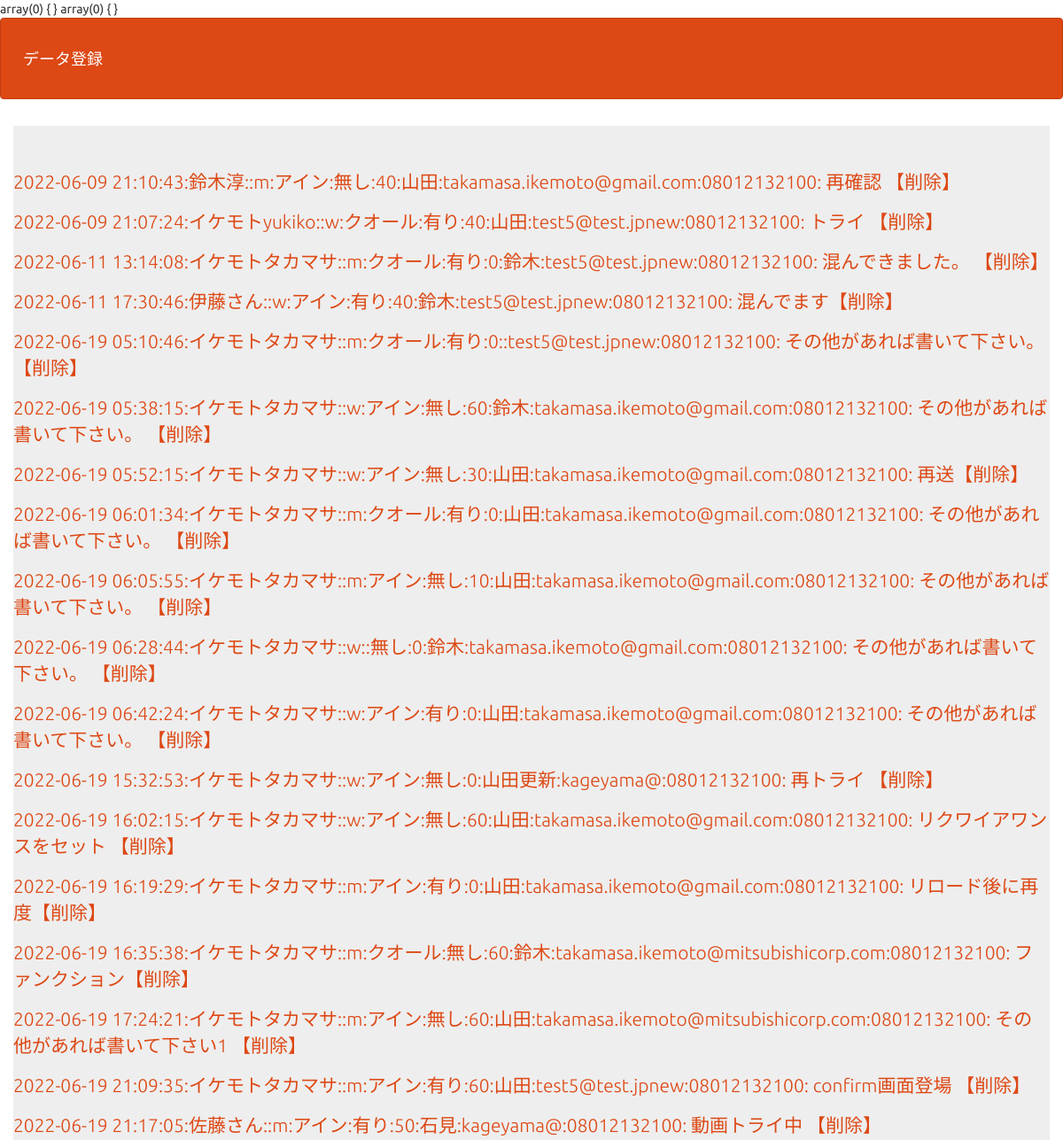
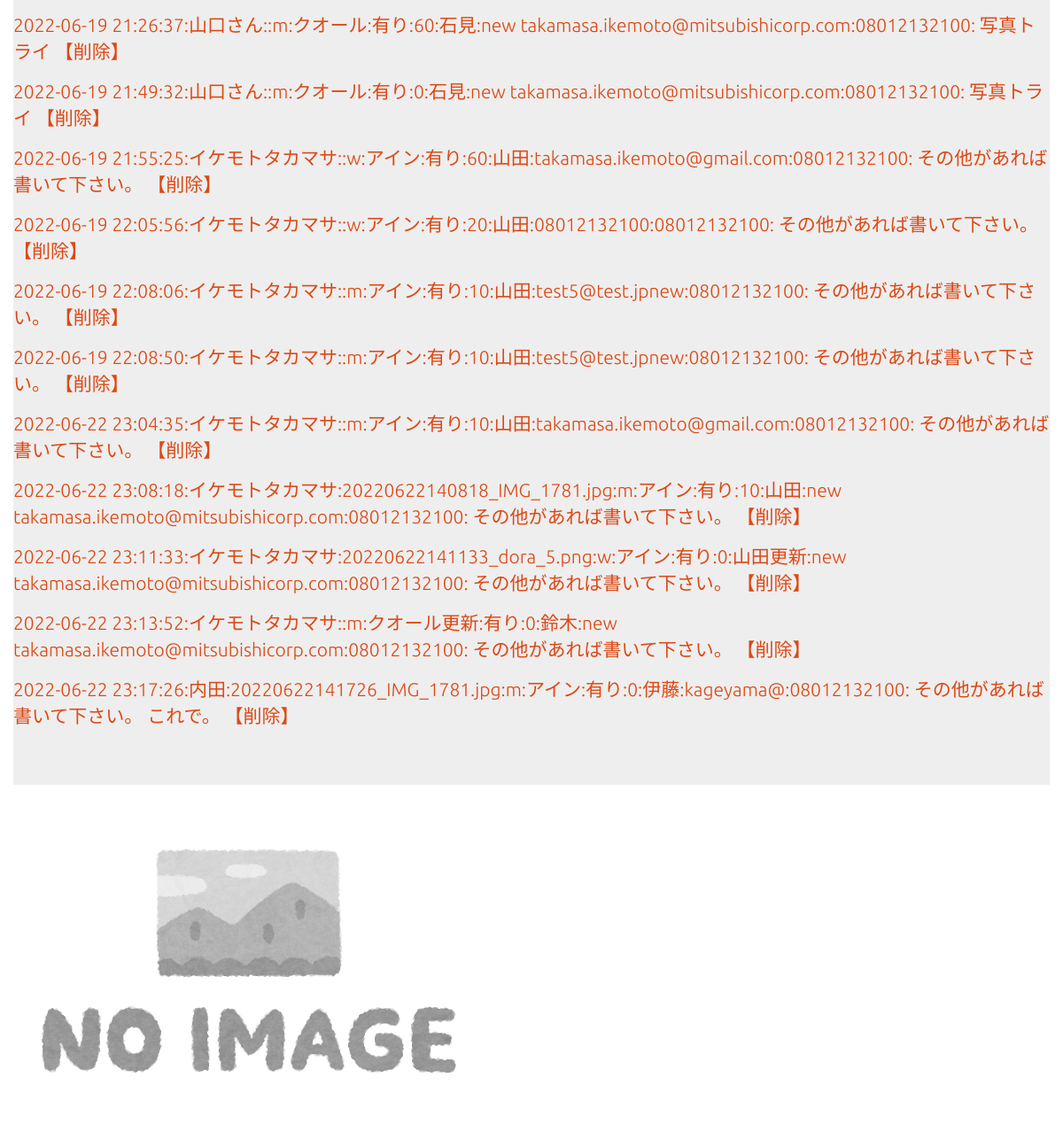
Screenshot of /select.php (signed in) with the database file from the repository (2 pictures, top to bottom).
### tables this page shows
CREATE TABLE `gs_phrmcy0607` (
  `id` int(64) NOT NULL,
  `patient_name` varchar(64) NOT NULL,
  `img` varchar(256) DEFAULT NULL,
  `seibetsu` varchar(12) NOT NULL,
  `store_name` varchar(64) NOT NULL,
  `stock` varchar(64) NOT NULL,
  `waiting_time` varchar(64) NOT NULL,
  `pic` varchar(64) NOT NULL,
  `email` varchar(128) NOT NULL,
  `tele` varchar(64) NOT NULL,
  `memo` text NOT NULL,
  `date` datetime NOT NULL
);

### select.php (the view, shortened to what this page needs)
<?php
  var_dump($_POST);
var_dump($_FILES);
function h($str){
    return htmlspecialchars($str,ENT_QUOTES);
}
try {
  $pdo = new PDO('mysql:dbname=gs_db;charset=utf8;host=localhost','root','root');
} catch (PDOException $e) {
  exit('DBConnectError'.$e->getMessage());
}
$stmt = $pdo->prepare('SELECT * FROM gs_phrmcy0607');
$status = $stmt->execute();
$view="";
$result="";
if ($status==false) {
  $error = $stmt->errorInfo();
  exit("ErrorQuery:".$error[2]);
}else{
  while( $result = $stmt->fetch(PDO::FETCH_ASSOC)){
    $view .= '<p>';
    $view .='<a href="detail.php?id=  '         .$result['id'].         '   ">';
    $view .= h($result['date'])
    . ':'  . h($result['patient_name'])
    . ':'  . h($result['img'])
    . ':'  . h($result['seibetsu'])
    . ':'  . h($result['store_name'])
    . ':'  . h($result['stock'])
    . ':'  . h($result['waiting_time'])
    . ':'  . h($result['pic'])
    . ':'  . h($result['email'])
    . ':'  . h($result['tele'])
    . ':'  . h($result['memo']) ;
    $view .='</a>';
    $view .='<a href="delete.php?id='         .$result['id'].         '">';
    $view .= '【削除】';
    $view .='</a>';
    $view .= '</p>';
  }
}
if ($status == false) {
  sql_error($stmt);
} else {
  $result = $stmt->fetchAll(PDO::FETCH_ASSOC);
}
?>
<!DOCTYPE html>
<html lang="ja">
<head>
<link rel="stylesheet" href="css/range.css">
<link href="css/bootstrap.min.css" rel="stylesheet">
</head>
<body id="main">
<header>
  <nav class="navbar navbar-default">
    <div class="container-fluid">
      <div class="navbar-header">
      <a class="navbar-brand" href="index.php">データ登録</a>
      </div>
    </div>
  </nav>
</header>
<div>
    <div class="container jumbotron">
      <?= $view ?>
    </div>
    <?php if ($result['img']): ?>
    <img src="/images/<?=$result['img']?>" alt="" class="bd-placeholder-img card-img-top" >
    <?php else: ?>
    <img src="images/default_image/no_image_logo.png" alt="" class="bd-placeholder-img card-img-top" >
    <?php endif ?>
</div>
</body>
</html>

### select.php (style rules this page uses)
div { padding: 10px;font-size:16px; }

### rows the page displays
gs_phrmcy0607: value "2022-06-09 21:10:43:鈴木淳::m:アイン:無し:40:山田:takamasa.ikemoto@gmail.com:08012132100: 再確認 【削除】"
gs_phrmcy0607: value "2022-06-09 21:07:24:イケモトyukiko::w:クオール:有り:40:山田:test5@test.jpnew:08012132100: トライ 【削除】"
gs_phrmcy0607: value "2022-06-11 13:14:08:イケモトタカマサ::m:クオール:有り:0:鈴木:test5@test.jpnew:08012132100: 混んできました。 【削除】"
gs_phrmcy0607: value "2022-06-11 17:30:46:伊藤さん::w:アイン:有り:40:鈴木:test5@test.jpnew:08012132100: 混んでます 【削除】"
gs_phrmcy0607: value "2022-06-19 05:10:46:イケモトタカマサ::m:クオール:有り:0::test5@test.jpnew:08012132100: その他があれば書いて下さい。 【削除】"
gs_phrmcy0607: value "2022-06-19 05:38:15:イケモトタカマサ::w:アイン:無し:60:鈴木:takamasa.ikemoto@gmail.com:08012132100: その他があれば書いて下さい。 【削除】"
gs_phrmcy0607: value "2022-06-19 05:52:15:イケモトタカマサ::w:アイン:無し:30:山田:takamasa.ikemoto@gmail.com:08012132100: 再送 【削除】"
gs_phrmcy0607: value "2022-06-19 06:01:34:イケモトタカマサ::m:クオール:有り:0:山田:takamasa.ikemoto@gmail.com:08012132100: その他があれば書いて下さい。 【削除】"
gs_phrmcy0607: value "2022-06-19 06:05:55:イケモトタカマサ::m:アイン:無し:10:山田:takamasa.ikemoto@gmail.com:08012132100: その他があれば書いて下さい。 【削除】"
gs_phrmcy0607: value "2022-06-19 06:28:44:イケモトタカマサ::w::無し:0:鈴木:takamasa.ikemoto@gmail.com:08012132100: その他があれば書いて下さい。 【削除】"
gs_phrmcy0607: value "2022-06-19 06:42:24:イケモトタカマサ::w:アイン:有り:0:山田:takamasa.ikemoto@gmail.com:08012132100: その他があれば書いて下さい。 【削除】"
gs_phrmcy0607: value "2022-06-19 15:32:53:イケモトタカマサ::w:アイン:無し:0:山田更新:kageyama@:08012132100: 再トライ 【削除】"
gs_phrmcy0607: value "2022-06-19 16:02:15:イケモトタカマサ::w:アイン:無し:60:山田:takamasa.ikemoto@gmail.com:08012132100: リクワイアワンスをセット 【削除】"
gs_phrmcy0607: value "2022-06-19 16:19:29:イケモトタカマサ::m:アイン:有り:0:山田:takamasa.ikemoto@gmail.com:08012132100: リロード後に再度 【削除】"
gs_phrmcy0607: value "2022-06-19 16:35:38:イケモトタカマサ::m:クオール:無し:60:鈴木:takamasa.ikemoto@mitsubishicorp.com:08012132100: ファンクション 【削除】"
gs_phrmcy0607: value "2022-06-19 17:24:21:イケモトタカマサ::m:アイン:無し:60:山田:takamasa.ikemoto@mitsubishicorp.com:08012132100: その他があれば書いて下さい1 【削除】"
gs_phrmcy0607: value "2022-06-19 21:09:35:イケモトタカマサ::m:アイン:有り:60:山田:test5@test.jpnew:08012132100: confirm画面登場 【削除】"
gs_phrmcy0607: value "2022-06-19 21:17:05:佐藤さん::m:アイン:有り:50:石見:kageyama@:08012132100: 動画トライ中 【削除】"
gs_phrmcy0607: value "2022-06-19 21:26:37:山口さん::m:クオール:有り:60:石見:new takamasa.ikemoto@mitsubishicorp.com:08012132100: 写真トライ 【削除】"
gs_phrmcy0607: value "2022-06-19 21:49:32:山口さん::m:クオール:有り:0:石見:new takamasa.ikemoto@mitsubishicorp.com:08012132100: 写真トライ 【削除】"
gs_phrmcy0607: value "2022-06-19 21:55:25:イケモトタカマサ::w:アイン:有り:60:山田:takamasa.ikemoto@gmail.com:08012132100: その他があれば書いて下さい。 【削除】"
gs_phrmcy0607: value "2022-06-19 22:05:56:イケモトタカマサ::w:アイン:有り:20:山田:08012132100:08012132100: その他があれば書いて下さい。 【削除】"
gs_phrmcy0607: value "2022-06-19 22:08:06:イケモトタカマサ::m:アイン:有り:10:山田:test5@test.jpnew:08012132100: その他があれば書いて下さい。 【削除】"
gs_phrmcy0607: value "2022-06-19 22:08:50:イケモトタカマサ::m:アイン:有り:10:山田:test5@test.jpnew:08012132100: その他があれば書いて下さい。 【削除】"
gs_phrmcy0607: value "2022-06-22 23:04:35:イケモトタカマサ::m:アイン:有り:10:山田:takamasa.ikemoto@gmail.com:08012132100: その他があれば書いて下さい。 【削除】"
gs_phrmcy0607: value "2022-06-22 23:08:18:イケモトタカマサ:20220622140818_IMG_1781.jpg:m:アイン:有り:10:山田:new takamasa.ikemoto@mitsubishicorp.com:08012132100: その他があれば書いて下さい。 【削除】"
gs_phrmcy0607: value "2022-06-22 23:11:33:イケモトタカマサ:20220622141133_dora_5.png:w:アイン:有り:0:山田更新:new takamasa.ikemoto@mitsubishicorp.com:08012132100: その他があれば書いて下さい。 【削除】"
gs_phrmcy0607: value "2022-06-22 23:13:52:イケモトタカマサ::m:クオール更新:有り:0:鈴木:new takamasa.ikemoto@mitsubishicorp.com:08012132100: その他があれば書いて下さい。 【削除】"
gs_phrmcy0607: value "2022-06-22 23:17:26:内田:20220622141726_IMG_1781.jpg:m:アイン:有り:0:伊藤:kageyama@:08012132100: その他があれば書いて下さい。 これで。 【削除】"
